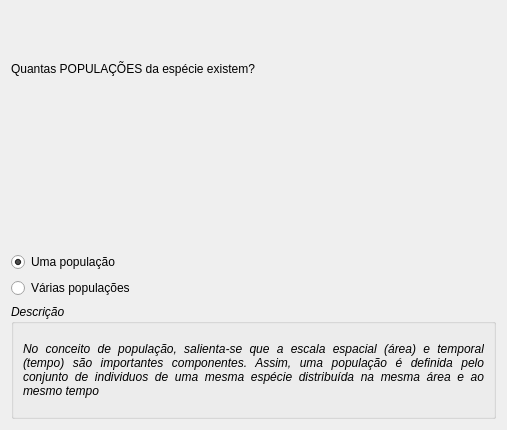
<?xml version="1.0" encoding="UTF-8"?>
<ui version="4.0">
 <class>WizardPage</class>
 <widget class="QWizardPage" name="WizardPage">
  <property name="geometry">
   <rect>
    <x>0</x>
    <y>0</y>
    <width>507</width>
    <height>430</height>
   </rect>
  </property>
  <property name="windowTitle">
   <string>WizardPage</string>
  </property>
  <layout class="QHBoxLayout" name="horizontalLayout_2">
   <item>
    <layout class="QVBoxLayout" name="verticalLayout_2">
     <item>
      <widget class="QLabel" name="label">
       <property name="text">
        <string>Quantas POPULAÇÕES da espécie existem?</string>
       </property>
      </widget>
     </item>
     <item>
      <widget class="QLabel" name="label_5">
       <property name="text">
        <string/>
       </property>
       <property name="pixmap">
        <pixmap>../Imagens/Imagens programa/ALiger.jpg</pixmap>
       </property>
      </widget>
     </item>
     <item>
      <layout class="QGridLayout" name="gridLayout">
       <item row="1" column="0">
        <widget class="QRadioButton" name="rbNpop">
         <property name="text">
          <string>Várias populações</string>
         </property>
        </widget>
       </item>
       <item row="0" column="0">
        <widget class="QRadioButton" name="rbUMApop">
         <property name="text">
          <string>Uma população</string>
         </property>
         <property name="checked">
          <bool>true</bool>
         </property>
        </widget>
       </item>
      </layout>
     </item>
     <item>
      <widget class="QGroupBox" name="groupBox">
       <property name="font">
        <font>
         <weight>50</weight>
         <italic>true</italic>
         <bold>false</bold>
        </font>
       </property>
       <property name="title">
        <string>Descrição</string>
       </property>
       <layout class="QHBoxLayout" name="horizontalLayout">
        <item>
         <widget class="QLabel" name="label_2">
          <property name="text">
           <string>No conceito de população, salienta-se que a escala espacial (área) e temporal (tempo) são importantes componentes. Assim, uma população é definida pelo conjunto de individuos de uma mesma espécie distribuída na mesma área e ao mesmo tempo</string>
          </property>
          <property name="alignment">
           <set>Qt::AlignJustify|Qt::AlignVCenter</set>
          </property>
          <property name="wordWrap">
           <bool>true</bool>
          </property>
         </widget>
        </item>
       </layout>
      </widget>
     </item>
    </layout>
   </item>
  </layout>
 </widget>
 <resources/>
 <connections/>
</ui>
